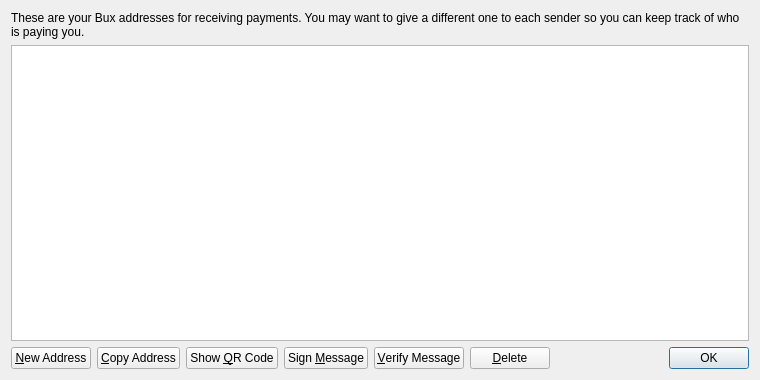
<?xml version="1.0" encoding="UTF-8"?>
<ui version="4.0">
 <class>AddressBookPage</class>
 <widget class="QWidget" name="AddressBookPage">
  <property name="geometry">
   <rect>
    <x>0</x>
    <y>0</y>
    <width>760</width>
    <height>380</height>
   </rect>
  </property>
  <property name="windowTitle">
   <string>Address Book</string>
  </property>
  <property name="styleSheet">
   <string notr="true">background-image: url(:/images/bkg2);</string>
  </property>
  <layout class="QVBoxLayout" name="verticalLayout">
   <item>
    <widget class="QLabel" name="labelExplanation">
     <property name="text">
      <string>These are your Bux addresses for receiving payments. You may want to give a different one to each sender so you can keep track of who is paying you.</string>
     </property>
     <property name="textFormat">
      <enum>Qt::PlainText</enum>
     </property>
     <property name="wordWrap">
      <bool>true</bool>
     </property>
    </widget>
   </item>
   <item>
    <widget class="QTableView" name="tableView">
     <property name="contextMenuPolicy">
      <enum>Qt::CustomContextMenu</enum>
     </property>
     <property name="toolTip">
      <string>Double-click to edit address or label</string>
     </property>
     <property name="tabKeyNavigation">
      <bool>false</bool>
     </property>
     <property name="alternatingRowColors">
      <bool>true</bool>
     </property>
     <property name="selectionMode">
      <enum>QAbstractItemView::SingleSelection</enum>
     </property>
     <property name="selectionBehavior">
      <enum>QAbstractItemView::SelectRows</enum>
     </property>
     <property name="sortingEnabled">
      <bool>true</bool>
     </property>
     <attribute name="verticalHeaderVisible">
      <bool>false</bool>
     </attribute>
    </widget>
   </item>
   <item>
    <layout class="QHBoxLayout" name="horizontalLayout">
     <item>
      <widget class="QPushButton" name="newAddressButton">
       <property name="toolTip">
        <string>Create a new address</string>
       </property>
       <property name="text">
        <string>&amp;New Address</string>
       </property>
       <property name="icon">
        <iconset resource="../bitcoin.qrc">
         <normaloff>:/icons/add</normaloff>:/icons/add</iconset>
       </property>
      </widget>
     </item>
     <item>
      <widget class="QPushButton" name="copyToClipboard">
       <property name="toolTip">
        <string>Copy the currently selected address to the system clipboard</string>
       </property>
       <property name="text">
        <string>&amp;Copy Address</string>
       </property>
       <property name="icon">
        <iconset resource="../bitcoin.qrc">
         <normaloff>:/icons/editcopy</normaloff>:/icons/editcopy</iconset>
       </property>
      </widget>
     </item>
     <item>
      <widget class="QPushButton" name="showQRCode">
       <property name="text">
        <string>Show &amp;QR Code</string>
       </property>
       <property name="icon">
        <iconset resource="../bitcoin.qrc">
         <normaloff>:/icons/qrcode</normaloff>:/icons/qrcode</iconset>
       </property>
      </widget>
     </item>
     <item>
      <widget class="QPushButton" name="signMessage">
       <property name="toolTip">
        <string>Sign a message to prove you own a Bux address</string>
       </property>
       <property name="text">
        <string>Sign &amp;Message</string>
       </property>
       <property name="icon">
        <iconset resource="../bitcoin.qrc">
         <normaloff>:/icons/edit</normaloff>:/icons/edit</iconset>
       </property>
      </widget>
     </item>
     <item>
      <widget class="QPushButton" name="verifyMessage">
       <property name="toolTip">
        <string>Verify a message to ensure it was signed with a specified Bux address</string>
       </property>
       <property name="text">
        <string>&amp;Verify Message</string>
       </property>
       <property name="icon">
        <iconset resource="../bitcoin.qrc">
         <normaloff>:/icons/transaction_0</normaloff>:/icons/transaction_0</iconset>
       </property>
      </widget>
     </item>
     <item>
      <widget class="QPushButton" name="deleteButton">
       <property name="toolTip">
        <string>Delete the currently selected address from the list</string>
       </property>
       <property name="text">
        <string>&amp;Delete</string>
       </property>
       <property name="icon">
        <iconset resource="../bitcoin.qrc">
         <normaloff>:/icons/remove</normaloff>:/icons/remove</iconset>
       </property>
      </widget>
     </item>
     <item>
      <spacer name="horizontalSpacer">
       <property name="orientation">
        <enum>Qt::Horizontal</enum>
       </property>
       <property name="sizeHint" stdset="0">
        <size>
         <width>40</width>
         <height>20</height>
        </size>
       </property>
      </spacer>
     </item>
     <item>
      <widget class="QDialogButtonBox" name="buttonBox">
       <property name="sizePolicy">
        <sizepolicy hsizetype="Maximum" vsizetype="Fixed">
         <horstretch>0</horstretch>
         <verstretch>0</verstretch>
        </sizepolicy>
       </property>
       <property name="standardButtons">
        <set>QDialogButtonBox::Ok</set>
       </property>
      </widget>
     </item>
    </layout>
   </item>
  </layout>
 </widget>
 <resources>
  <include location="../bitcoin.qrc"/>
 </resources>
 <connections/>
</ui>
